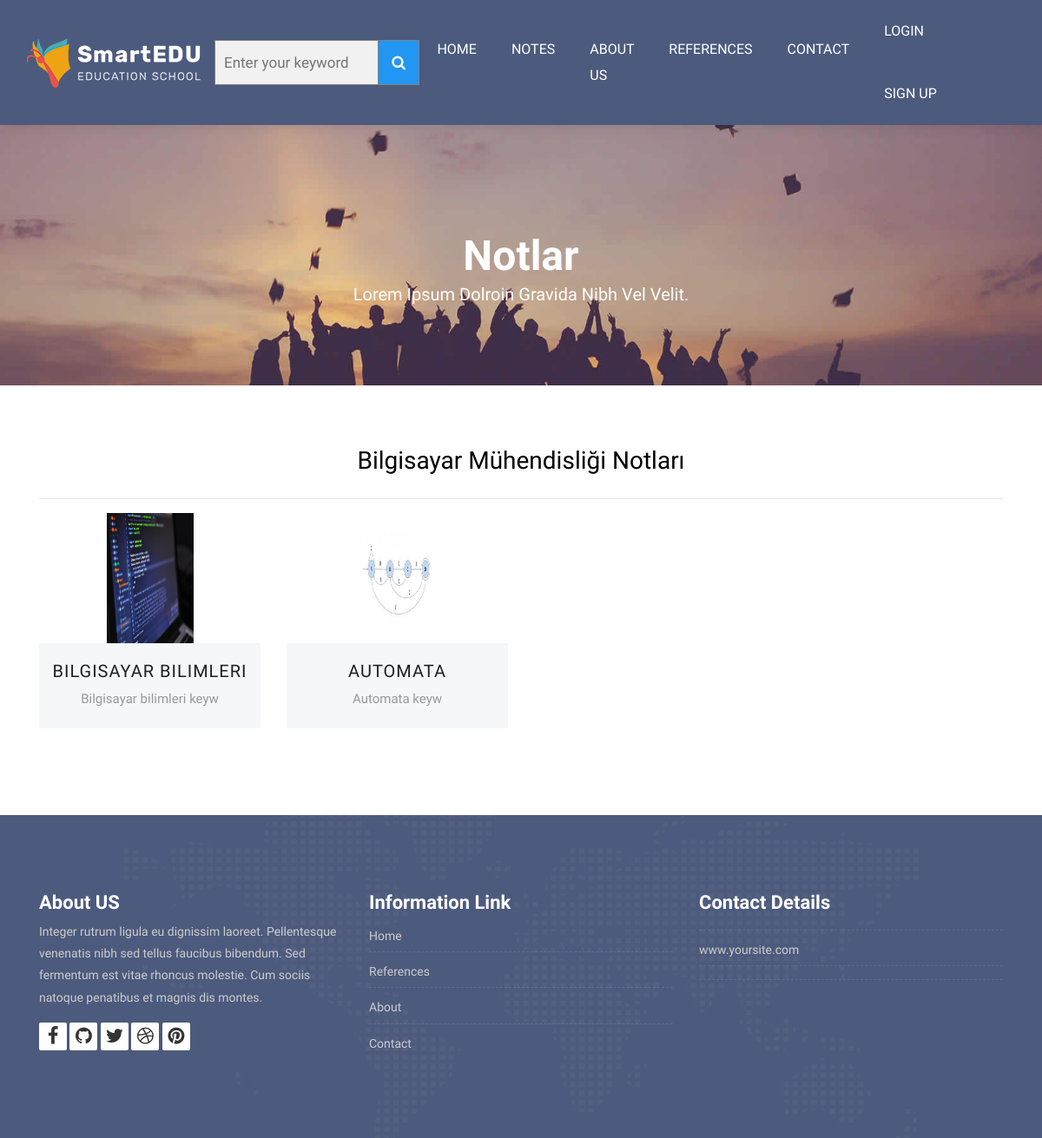
Screenshot of /category/8/BilgisayarMuhendisligi/ with the database file from the repository.
### Note/models.py (models this page shows, shortened)
class Category(MPTTModel):
    STATUS=(
        ('True','Evet'),
        ('False','Hayır'),
    )
    title = models.CharField(max_length=30)
    keywords = models.CharField(max_length=255)
    description = models.CharField(max_length=255)
    image = models.ImageField(blank=True,upload_to='images/')
    status = models.CharField(max_length=10,choices=STATUS)
    slug = models.SlugField(null=False,unique=True)
    parent = TreeForeignKey('self',blank=True,null=True,related_name='children',on_delete=models.CASCADE) #cascade silinirken tüm alt kategorileride silmeye yarar
    created_at=models.DateTimeField(auto_now_add=True)
    updated_at=models.DateTimeField(auto_now=True)
    class MPTTMeta:
        order_insertion_by=['title']

class Note(models.Model):
    STATUS = (
        ('True', 'Evet'),
        ('False', 'Hayır'),
    )
    category=models.ForeignKey(Category,on_delete=models.CASCADE)#category tablosu ile ilişki
    title = models.CharField(blank=True,max_length=100)
    keywords = models.CharField(blank=True,max_length=255)
    description = models.CharField(blank=True,max_length=255)
    image = models.ImageField(blank=True,upload_to='images/')
    status = models.CharField(max_length=10, choices=STATUS)
    slug = models.SlugField(null=False,unique=True)
    detail=RichTextUploadingField()
    created_at=models.DateTimeField(auto_now_add=True)
    updated_at=models.DateTimeField(auto_now=True)

### home/views.py (the view)
# urls.py: path('category/<int:id>/<slug:slug>/',views.category_notes, name='category_notes'),
def category_notes(request,id,slug):
    category = Category.objects.all()
    categorydata = Category.objects.get(pk=id)
    notes=Note.objects.filter(category_id=id)
    context={'notes':notes,
             'category':category,
             'categorydata':categorydata
             }
    return render(request,'notes.html',context)

### home/templates/notes.html (shortened to what this page needs)
{% extends "homebase.html" %}
{% block content %}
<div class="all-title-box">
		<div class="container text-center">
			<h1>Notlar<span class="m_1">Lorem Ipsum dolroin gravida nibh vel velit.</span></h1>
		</div>
	</div>
    <div id="notes" class="section wb">
        <div class="container">
        <h2>{{ categorydata.title }} Notları</h2>
        <hr>
            <div class="row">
                {% for rs in notes %}
				<div class="col-lg-3 col-md-6 col-12">
					<div class="our-team">
						<div class="team-img">
							<img src="{{ rs.image.url }}" alt="" style="width: 100px;height: 150px ">
						</div>
						<div class="team-content">
							<a href="/note/{{ rs.id }}/{{ rs.slug }}"><h3 class="title">{{ rs.title }}</h3></a>
							<span class="post">{{ rs.keywords }}</span>
						</div>
					</div>
				</div>
            {% endfor %}
            </div>
        </div>
    </div>
{% endblock %}

### home/static/style.css (style rules this page uses)
body { color: #333333; font-size: 14px; font-family: 'Rubik', sans-serif; line-height: 1.80857; }
html, body { height: 100%; }
a { color: #1f1f1f; text-decoration: none !important; outline: none !important; -webkit-transition: all .3s ease-in-out; -moz-transition: all .3s ease-in-out; -ms-transition: all .3s ease-in-out; -o-transition: all .3s ease-in-out; transition: all .3s ease-in-out; }
h1, h2, h3, h4, h5, h6 { letter-spacing: 0; font-weight: normal; position: relative; padding: 0 0 10px 0; font-weight: normal; line-height: 120% !important; color: #1f1f1f; margin: 0 }
h1 { font-size: 24px }
h2 { font-size: 22px }
h3 { font-size: 18px }
a { color: #1f1f1f; text-decoration: none; outline: none; }
a, .btn { text-decoration: none !important; outline: none !important; -webkit-transition: all .3s ease-in-out; -moz-transition: all .3s ease-in-out; -ms-transition: all .3s ease-in-out; -o-transition: all .3s ease-in-out; transition: all .3s ease-in-out; }
.section { display: block; position: relative; overflow: hidden; padding: 70px 0; }
.section.wb { background-color: #ffffff; }
.all-title-box { background: url(images/banner.jpg)no-repeat; -webkit-background-size: cover; -moz-background-size: cover; -o-background-size: cover; background-size: cover; background-position: center; min-height: 300px; }
.all-title-box h1 { color: #fff; font-weight: 600; text-transform: capitalize; padding-top: 11%; font-size: 48px; line-height: 0px; }
span.m_1 { font-weight: 300; font-size: 20px; line-height: 1.5em; display: block; }
.our-team { text-align: center; margin-bottom: 30px; }
.our-team .team-img { overflow: hidden; position: relative; }
.our-team .team-img img { width: 100%; height: auto; }
.our-team .team-content { padding: 20px 0; background: #f5f7f8; color: #54478a; }
.our-team .title { display: block; font-size: 20px; font-weight: 500; letter-spacing: 1px; text-transform: uppercase; margin: 0 0 7px 0; padding: 0px; }
.our-team .post { display: block; font-size: 15px; color: #999; }

### home/static/css/slider.css (style rules this page uses)
* { box-sizing:border-box }

### home/static/css/tabs.css (style rules this page uses)
body { background:#fff; font-family: 'Arimo', sans-serif; }
h2 { color:#000; text-align:center; font-size:2em; }

### home/static/css/search.css (style rules this page uses)
* { box-sizing: border-box; }

### rows the page displays
Category: title "Bilgisayar Mühendisliği"
Note: image (picture), title "BILGISAYAR BILIMLERI", keywords "Bilgisayar bilimleri keyw"
Note: image (picture), title "AUTOMATA", keywords "Automata keyw"
